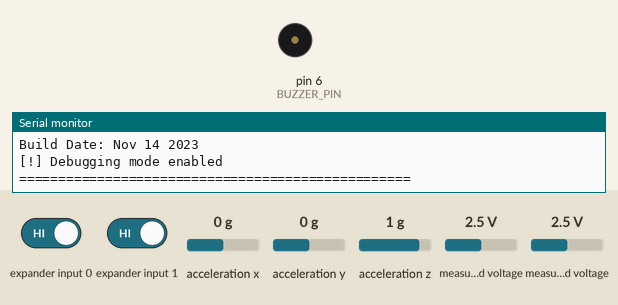
Simulated run of this program. Board: Arduino Nano, built with avr-gcc and run on an emulated ATmega328P. Parts: buzzer (waves = sounding), the last lines printed to the serial monitor. Wiring (inferred from the names in the program): Wii Nunchuk at I2C address 0x52. Inputs (shaded band) come from the test bench; at power-on: expander input 0 HIGH, expander input 1 HIGH, measured voltage 2.5 V, acceleration x 0 g, acceleration y 0 g, acceleration z 1 g.

Above: at 1.6 s.
1.7 s: expander input 0 driven LOW and expander input 1 driven LOW
At 3.53 s:
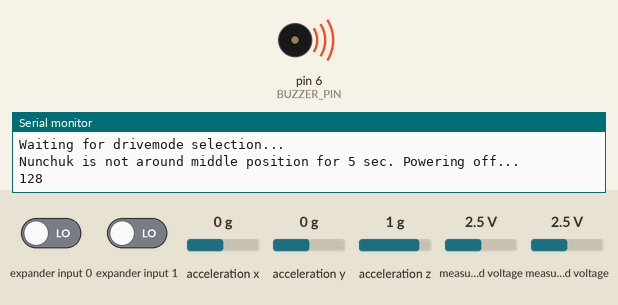
4.7 s: measured voltage (sensor 200) set to 0.1 V
7.7 s: expander input 0 driven HIGH
10.7 s: expander input 0 driven LOW
At 11.3 s:
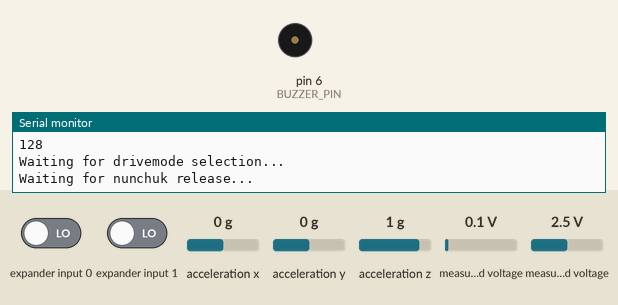
Timing chart, 0 to 14.7 s (numbered marks = the images above; inputs shaded):
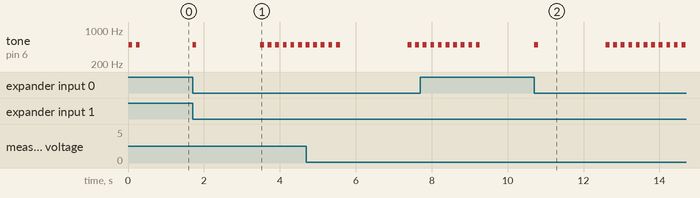

Measured:
- after the input at 1.7 s, tone on pin 6 (BUZZER_PIN): goes 500 Hz 0.10 s, silent 1.7 s, 6 × (500 Hz 0.10 s, silent 0.10 s), then 500 Hz, starting at once
- after the input at 10.7 s, tone on pin 6 (BUZZER_PIN): goes 500 Hz 0.10 s, silent 1.8 s, 10 × (500 Hz 0.10 s, silent 0.10 s), 500 Hz 0.10 s, then silent, starting at once

The program:

main.cpp
```cpp
#include "config.h"
#include "hoverboard.h"
#include "nunchuk_input.h"
#include <Arduino.h>

// ########################## GLOBAL STATE ##########################
unsigned long iTimeSend = 0;
float speed = 0.0f;
unsigned int driveMode = DEFAULT_DRIVE_MODE; // Default driving mode (Modes 1 to 4 available)
bool forceNunchukRelease = false;

// Function prototypes
bool detectDrivingMode();
void beepShort(unsigned int beeps);

// ########################## SETUP ##########################
/**
 * @brief Initializes serial links, Nunchuk interface, and default drive mode.
 */
void setup() {
  hoverboardInit(); // Start USART communication for motor controller

#ifdef DEBUG_MODE
  Serial.begin(DEBUG_SERIAL_BAUD); // Start serial monitor for debugging
  Serial.println(F("=================================================="));
  Serial.println(F("Bobby Car Controller by @donjoergo"));
  Serial.print(F("Version: "));
  Serial.println(F(VERSION));
  Serial.print(F("Build Date: "));
  Serial.println(F(__DATE__));
  Serial.println(F("[!] Debugging mode enabled"));
  Serial.println(F("=================================================="));
  Serial.println(F(""));
#endif

  nunchukInputInit(); // Initialize I2C and Nunchuk hardware

  // Interactive drive mode selection at boot (currently bypassed; driveMode defaults to DEFAULT_DRIVE_MODE)
  // delay(1000);
  // detectDrivingMode();
  beepShort(driveMode);
}

// ########################## MAIN LOOP ##########################
/**
 * @brief Main control loop.
 *
 * Reads Nunchuk inputs, computes vehicle speed based on the active drive mode,
 * handles safety interlocks, and periodically transmits command packets to the hoverboard.
 */
void loop() {
  if (driveMode > 0 && driveMode < 5) {
    unsigned long timeNow = millis();

    // 1. Read Nunchuk inputs
    int iNunchuk = getNunchukY();
    unsigned int iNunchukC = 0;
    unsigned int iNunchukZ = 0;

    if (nunchukRead()) {
      iNunchukC = nunchukButtonC();
      iNunchukZ = nunchukButtonZ();
    }

    // Trigger interactive drive mode selection if both C and Z buttons are pressed
    if (iNunchukC && iNunchukZ) {
      detectDrivingMode();
    }

    // 2. Decode throttle and brake commands
    unsigned int acc_cmd = getAccelerationCommand(iNunchuk);
    unsigned int brk_cmd = getBrakeCommand(iNunchuk);

    int i = driveMode - 1;

    // Require joystick centering before allowing reverse if forward motion was detected
    if (speed > 1.0f) {
      forceNunchukRelease = true;
    }

    // 3. Speed state machine: Freewheeling vs. Accelerating vs. Braking/Reverse
    if (acc_cmd < ACC_ACTIVE_THRESHOLD && brk_cmd < ACC_ACTIVE_THRESHOLD) {
      // Natural freewheeling deceleration
      forceNunchukRelease = false;
      speed = speed * (1.0f - FREEWHEELING_DECELERATION);
    } else if (acc_cmd > ACC_ACTIVE_THRESHOLD) {
      // Throttle position defines the new set speed
      int setSpeed = (acc_cmd * 1.0f / (NUNCHUK_SIGNAL_MAX - NUNCHUK_SIGNAL_MIN)) * MODES[i].MAX_SPEED_FORWARDS;
      if (speed > setSpeed) {
        // Coast down to the new set speed instead of applying it instantly
        speed = speed * (1.0f - FREEWHEELING_DECELERATION);
      } else {
        // Forward acceleration
        speed += acc_cmd * MODES[i].ACC_FORWARD * 1.0f;
        speed = constrain(speed, -1000.0f, setSpeed);
      }
    } else if (brk_cmd > BRK_ACTIVE_THRESHOLD) {
      // Deceleration / reverse acceleration with safety lockout
      speed -= brk_cmd * MODES[i].ACC_REVERSE * 1.0f;
      int minSpeed = (brk_cmd * 1.0f / (NUNCHUK_SIGNAL_MAX - NUNCHUK_SIGNAL_MIN)) * MODES[i].MAX_SPEED_REVERSE;
      speed = constrain(speed, forceNunchukRelease ? 0.0f : -minSpeed, 1000.0f);
    }

    // 4. Send command packet to hoverboard at configured interval
    if (iTimeSend > timeNow) {
      return;
    }
    iTimeSend = timeNow + TIME_SEND;
    sendToHoverboard(0, round(speed));
  } else {
#ifdef DEBUG_MODE
    Serial.println(F("[!] Drive Mode has invalid state!"));
    Serial.println(F("[!] Power on and off to try again"));
#endif
    delay(3000);
  }
}

// ########################## HELPER FUNCTIONS ##########################
/**
 * @brief Detects drive mode from joystick deflection.
 *
 * Selection mapping:
 * - Joystick RIGHT: Mode 1 (~4 km/h, beginner)
 * - Joystick DOWN:  Mode 2 (~10 km/h, standard)
 * - Joystick LEFT:  Mode 3 (~17 km/h, sport)
 * - Joystick UP:    Mode 4 (turbo / fast acceleration)
 *
 * @return true if mode was successfully selected, false on timeout/error.
 */
bool detectDrivingMode() {
  beepShort(1);

  unsigned int tempDriveMode = driveMode;
  int xaxis = NUNCHUK_JOYSTICK_X_ZERO;
  int yaxis = NUNCHUK_JOYSTICK_Y_ZERO;

#ifdef SIMULATE_NUNCHUK
  yaxis = 255;
#endif

#ifdef DEBUG_MODE
  Serial.println(F("Waiting for drivemode selection..."));
#endif

  // Step 1: Wait for joystick to be in center position
  int counter = 0;
  while (isJoystickCentered(xaxis, yaxis)) {
    readNunchukAxes(xaxis, yaxis);
    if (counter++ > NUNCHUK_CENTER_TIMEOUT_LOOPS) {
#ifdef DEBUG_MODE
      Serial.println(F("Nunchuk is not around middle position for 5 sec. Powering off..."));
      Serial.println(yaxis);
#endif
      beepShort(10);
      return false;
    }
    delay(NUNCHUK_POLL_DELAY_MS);
  }

  // Step 2: Read directional deflection to select mode
  bool modeFound = false;
  unsigned long modeSelectionStart = millis();
  while (!modeFound) {
    readNunchukAxes(xaxis, yaxis);
    if (xaxis > JOYSTICK_EXTREME_HIGH && yaxis > JOYSTICK_CENTER_MIN && yaxis < JOYSTICK_CENTER_MAX) {
      tempDriveMode = 1; // Joystick RIGHT
      modeFound = true;
    } else if (yaxis < JOYSTICK_EXTREME_LOW && xaxis > JOYSTICK_CENTER_MIN && xaxis < JOYSTICK_CENTER_MAX) {
      tempDriveMode = 2; // Joystick DOWN
      modeFound = true;
    } else if (xaxis < JOYSTICK_EXTREME_LOW && yaxis > JOYSTICK_CENTER_MIN && yaxis < JOYSTICK_CENTER_MAX) {
      tempDriveMode = 3; // Joystick LEFT
      modeFound = true;
    } else if (yaxis > JOYSTICK_EXTREME_HIGH && xaxis > JOYSTICK_CENTER_MIN && xaxis < JOYSTICK_CENTER_MAX) {
      tempDriveMode = 4; // Joystick UP
      modeFound = true;
    }

    if (millis() - modeSelectionStart > MODE_SELECTION_TIMEOUT_MS) {
#ifdef DEBUG_MODE
      Serial.println(F("No valid drive mode selection within 5 sec. Powering off..."));
#endif
      beepShort(10);
      return false;
    }
    delay(NUNCHUK_POLL_DELAY_MS);
  }

  // Step 3: Wait for joystick to return to center before continuing
#ifdef DEBUG_MODE
  Serial.println(F("Waiting for nunchuk release..."));
#endif

  counter = 0;
  while (!isJoystickCentered(xaxis, yaxis)) {
    readNunchukAxes(xaxis, yaxis);
    if (counter++ > NUNCHUK_CENTER_TIMEOUT_LOOPS) {
#ifdef DEBUG_MODE
      Serial.println(F("Nunchuk is not around middle position for 5 sec. Powering off..."));
      Serial.println(yaxis);
#endif
      beepShort(10);
      return false;
    }
    delay(NUNCHUK_POLL_DELAY_MS);
  }

  // Success: activate mode and signal with buzzer beeps
  driveMode = tempDriveMode;
  beepShort(driveMode);

#ifdef DEBUG_MODE
  Serial.println(F("Driving Mode detection done"));
  Serial.print(F("[!] Drive Mode: "));
  Serial.println(driveMode);
  Serial.print(F("[!] Max Speed Fwd: "));
  Serial.print(MODES[driveMode - 1].MAX_SPEED_FORWARDS);
  Serial.print(F(", Max Speed Rev: "));
  Serial.print(MODES[driveMode - 1].MAX_SPEED_REVERSE);
  Serial.print(F(", Acc Fwd: "));
  Serial.print(MODES[driveMode - 1].ACC_FORWARD);
  Serial.print(F(", Acc Rev: "));
  Serial.println(MODES[driveMode - 1].ACC_REVERSE);
#endif

  return true;
}

/**
 * @brief Emits a sequence of short buzzer beeps.
 *
 * @param beeps Number of short beeps.
 */
void beepShort(unsigned int beeps) {
  for (unsigned int i = 0; i < beeps; i++) {
    tone(BUZZER_PIN, 500);
    delay(100);
    noTone(BUZZER_PIN);
    delay(100);
  }
}
```

hoverboard.h
```cpp
#pragma once

#include <stdint.h>

// Command packet structure expected by the hoverboard motor controller firmware
typedef struct {
  uint16_t start;
  int16_t steer;
  int16_t speed;
  uint16_t checksum;
} SerialCommand;

/**
 * @brief Initializes USART / SoftwareSerial communication with the hoverboard.
 */
void hoverboardInit();

/**
 * @brief Sends one command packet with start frame, payload, and XOR checksum.
 *
 * @param uSteer Steering command (-1000..1000).
 * @param uSpeed Speed command (-1000..1000).
 */
void sendToHoverboard(int16_t uSteer, int16_t uSpeed);
```

nunchuk.h
```cpp
// (licence header left out)
#ifndef NUNCHUK_H
#define NUNCHUK_H

#include "Arduino.h"
#include <Wire.h>

// Calibration accelerometer values, depends on your Nunchuk
#define NUNCHUK_ACCEL_X_ZERO 512
#define NUNCHUK_ACCEL_Y_ZERO 512
#define NUNCHUK_ACCEL_Z_ZERO 512

// Calibration joystick values
#define NUNCHUK_JOYSTICK_X_ZERO 127
#define NUNCHUK_JOYSTICK_Y_ZERO 128

// Whether to disable encryption. Enabling encryption means that every packet
// must be decrypted, which wastes cpu cycles. Cheap Nunchuk clones have
// problems with the encrypted init sequence, so be sure you know what you're
// doing
#define NUNCHUK_DISABLE_ENCRYPTION

// Print debug information instead of a CSV stream to the serial port
// #define NUNCHUK_DEBUG

// The Nunchuk I2C address
#define NUNCHUK_ADDRESS 0x52

#if ARDUINO >= 100
#define I2C_READ() Wire.read()
#define I2C_WRITE(x) Wire.write(x)
#else
#define I2C_READ() Wire.receive()
#define I2C_WRITE(x) Wire.send(x)
#endif

#define I2C_START(x) Wire.beginTransmission(x)
#define I2C_STOP() Wire.endTransmission(true)

uint8_t nunchuk_data[6];
uint8_t nunchuk_cali[16];

#if defined(__AVR_ATmega168__) ||                                              \
    defined(__AVR_ATmega328P__) // Only Arduino UNO
/**
 * Use normal analog ports as power supply, which is useful if you want to have
 * all pins in a row Like for the famous WiiChuck adapter
 * @see
 * https://todbot.com/blog/2008/02/18/wiichuck-wii-nunchuck-adapter-available/
 */
static void nunchuk_init_power() {
    constexpr uint8_t kPortC2Mask = static_cast<uint8_t>(1u << PORTC2);
    constexpr uint8_t kPortC3Mask = static_cast<uint8_t>(1u << PORTC3);

    // Add power supply for port C2 (GND) and C3 (PWR)
    // cppcheck-suppress cstyleCast
    PORTC &= static_cast<uint8_t>(~kPortC2Mask);
    // cppcheck-suppress cstyleCast
    PORTC |= kPortC3Mask;
    // cppcheck-suppress cstyleCast
    DDRC |= static_cast<uint8_t>(kPortC2Mask | kPortC3Mask);
    delay(100);
}
#endif
/**
 * Initializes the Nunchuk communication by sending a sequence of bytes
 */
static void nunchuk_init() {

#ifdef NUNCHUK_DISABLE_ENCRYPTION
  I2C_START(NUNCHUK_ADDRESS);
  I2C_WRITE(0xF0);
  I2C_WRITE(0x55);
  I2C_STOP();
  // delay(1);
  I2C_START(NUNCHUK_ADDRESS);
  I2C_WRITE(0xFB);
  I2C_WRITE(0x00);
  I2C_STOP();
  // delay(1);
#else
  I2C_START(NUNCHUK_ADDRESS);
  I2C_WRITE(0x40);
  I2C_WRITE(0x00);
  I2C_STOP();
  // delay(1);
#endif

#ifdef NUNCHUK_DEBUG
  Serial.print("Ident: "); // 0xA4200000 for Nunchuck, 0xA4200101 for Classic,
                           // 0xA4200402 for Balance

  I2C_START(NUNCHUK_ADDRESS);
  I2C_WRITE(0xFA);
  I2C_STOP();

  Wire.requestFrom(NUNCHUK_ADDRESS, 6);
  for (uint8_t i = 0; i < 6; i++) {
    if (Wire.available()) {
      Serial.print(I2C_READ(), HEX);
      Serial.print(" ");
    }
  }
  I2C_STOP();
  Serial.println("");

  delay(100); // Wait for serial transfer, before loop()ing
#endif
}

/**
 * Decodes a byte if encryption is used
 *
 * @param x The byte to be decoded
 */
static inline uint8_t nunchuk_decode_byte(uint8_t x) {
#ifdef NUNCHUK_DISABLE_ENCRYPTION
  return x;
#else
  return (x ^ 0x17) + 0x17;
#endif
}

/**
 * Central function to read a full chunk of data from Nunchuk
 *
 * @return A boolean if the data transfer was successful
 */
static uint8_t nunchuk_read() {

  uint8_t i;
  Wire.requestFrom(NUNCHUK_ADDRESS, 6);
#ifdef SAM
  delayMicroseconds(10);
#endif
  for (i = 0; i < 6 && Wire.available(); i++) {
    nunchuk_data[i] = nunchuk_decode_byte(I2C_READ());
  }
  I2C_START(NUNCHUK_ADDRESS);
  I2C_WRITE(0x00);
#ifdef SAM
  delayMicroseconds(100);
#endif
  I2C_STOP();
  return i == 6;
}

/**
 * Checks the current state of button Z
 */
static uint8_t nunchuk_buttonZ() { return (~nunchuk_data[5] >> 0) & 1; }

/**
 * Checks the current state of button C
 */
static uint8_t nunchuk_buttonC() { return (~nunchuk_data[5] >> 1) & 1; }

/**
 * Retrieves the raw X-value of the joystick
 */
static uint8_t nunchuk_joystickX_raw() { return nunchuk_data[0]; }

/**
 * Retrieves the raw Y-value of the joystick
 */
static uint8_t nunchuk_joystickY_raw() { return nunchuk_data[1]; }

/**
 * Retrieves the calibrated X-value of the joystick
 */
static int16_t nunchuk_joystickX() {
  return (int16_t)nunchuk_joystickX_raw() - (int16_t)NUNCHUK_JOYSTICK_X_ZERO;
}

/**
 * Retrieves the calibrated Y-value of the joystick
 */
static int16_t nunchuk_joystickY() {
  return (int16_t)nunchuk_joystickY_raw() - (int16_t)NUNCHUK_JOYSTICK_Y_ZERO;
}

/**
 * Calculates the angle of the joystick
 */
static float nunchuk_joystick_angle() {
  return atan2((float)nunchuk_joystickY(), (float)nunchuk_joystickX());
}

/**
 * Retrieves the raw X-value of the accelerometer
 */
static uint16_t nunchuk_accelX_raw() {
  return ((uint16_t)nunchuk_data[2] << 2) | ((nunchuk_data[5] >> 2) & 3);
}

/**
 * Retrieves the raw Y-value of the accelerometer
 */
static uint16_t nunchuk_accelY_raw() {
  return ((uint16_t)nunchuk_data[3] << 2) | ((nunchuk_data[5] >> 4) & 3);
}

/**
 * Retrieves the raw Z-value of the accelerometer
 */
static uint16_t nunchuk_accelZ_raw() {
  return ((uint16_t)nunchuk_data[4] << 2) | ((nunchuk_data[5] >> 6) & 3);
}

/**
 * Retrieves the calibrated X-value of the accelerometer
 */
static int16_t nunchuk_accelX() {
  return (int16_t)nunchuk_accelX_raw() - (int16_t)NUNCHUK_ACCEL_X_ZERO;
}

/**
 * Retrieves the calibrated Y-value of the accelerometer
 */
static int16_t nunchuk_accelY() {
  return (int16_t)nunchuk_accelY_raw() - (int16_t)NUNCHUK_ACCEL_Y_ZERO;
}

/**
 * Retrieves the calibrated Z-value of the accelerometer
 */
static int16_t nunchuk_accelZ() {
  return (int16_t)nunchuk_accelZ_raw() - (int16_t)NUNCHUK_ACCEL_Z_ZERO;
}

/**
 * Calculates the pitch angle THETA around y-axis of the Nunchuk in radians
 */
static float nunchuk_pitch() { // tilt-y
  return atan2((float)nunchuk_accelY(), (float)nunchuk_accelZ());
}

/**
 * Calculates the roll angle PHI around x-axis of the Nunchuk in radians
 */
static float nunchuk_roll() { // tilt-x
  return atan2((float)nunchuk_accelX(), (float)nunchuk_accelZ());
}

/**
 * A handy function to print either verbose information of the Nunchuk or a CSV
 * stream for Processing
 */
static void nunchuk_print() {

#ifdef NUNCHUK_DEBUG
  char buf[100];

  sprintf(buf, "Joy X=%4d Y=%4d   Acc X=%4d Y=%4d Z=%4d   Btn Z=%1d C=%1d\n",
          nunchuk_joystickX(), nunchuk_joystickY(), nunchuk_accelX(),
          nunchuk_accelY(), nunchuk_accelZ(), nunchuk_buttonZ(),
          nunchuk_buttonC());
  Serial.print(buf);
#else
  Serial.print(nunchuk_joystickX(), DEC);
  Serial.print(",");
  Serial.print(nunchuk_joystickY(), DEC);
  Serial.print(",");
  Serial.print(nunchuk_accelX(), DEC);
  Serial.print(",");
  Serial.print(nunchuk_accelY(), DEC);
  Serial.print(",");
  Serial.print(nunchuk_accelZ(), DEC);
  Serial.print(",");
  Serial.print(nunchuk_buttonZ(), DEC);
  Serial.print(",");
  Serial.print(nunchuk_buttonC(), DEC);
  Serial.print("\n");
#endif
}

#endif
```

nunchuk_input.h
```cpp
#pragma once

#include <stdint.h>

/**
 * @brief Initializes the I2C bus and the Nunchuk hardware.
 */
void nunchukInputInit();

/**
 * @brief Reads a new data packet from the Nunchuk over I2C.
 *
 * @return true if read was successful.
 */
bool nunchukRead();

/**
 * @brief Returns the state of Nunchuk button C.
 *
 * @return 1 if pressed, 0 if released.
 */
uint8_t nunchukButtonC();

/**
 * @brief Returns the state of Nunchuk button Z.
 *
 * @return 1 if pressed, 0 if released.
 */
uint8_t nunchukButtonZ();

/**
 * @brief Reads Nunchuk Y-axis with fallback to last valid sample and simulation support.
 *
 * @return Raw Y-axis value (0..255).
 */
int getNunchukY();

/**
 * @brief Reads both X and Y joystick axes from Nunchuk (or simulated values).
 *
 * @param xaxis Output reference for raw X axis.
 * @param yaxis Output reference for raw Y axis.
 */
void readNunchukAxes(int &xaxis, int &yaxis);

/**
 * @brief Checks whether the joystick is currently within the center deadband.
 *
 * @param xaxis Raw X axis value.
 * @param yaxis Raw Y axis value.
 * @return true if both axes are inside the center deadband.
 */
bool isJoystickCentered(int xaxis, int yaxis);

/**
 * @brief Maps Nunchuk Y-axis to forward acceleration command signal.
 *
 * @param yaxis Raw joystick Y-axis.
 * @return Normalized command in range NUNCHUK_SIGNAL_MIN..NUNCHUK_SIGNAL_MAX.
 */
unsigned int getAccelerationCommand(int yaxis);

/**
 * @brief Maps Nunchuk Y-axis to reverse/brake command signal.
 *
 * @param yaxis Raw joystick Y-axis.
 * @return Normalized command in range NUNCHUK_SIGNAL_MIN..NUNCHUK_SIGNAL_MAX.
 */
unsigned int getBrakeCommand(int yaxis);
```

hoverboard.cpp
```cpp
#include "hoverboard.h"
#include "config.h"
#include <Arduino.h>
#include <SoftwareSerial.h>

// Module-local SoftwareSerial instance and command buffer
static SoftwareSerial HoverSerial(RX_PIN, TX_PIN);
static SerialCommand Command;

void hoverboardInit() { HoverSerial.begin(HOVER_SERIAL_BAUD); }

void sendToHoverboard(int16_t uSteer, int16_t uSpeed) {
  Command.start = START_FRAME;
  Command.steer = uSteer;
  Command.speed = uSpeed;
  Command.checksum = static_cast<uint16_t>(Command.start ^ Command.steer ^ Command.speed);

  HoverSerial.write(reinterpret_cast<const uint8_t *>(&Command), sizeof(Command));
}
```

Source omitted: nunchuk_input.cpp (2242 bytes), config.h (5146 bytes)
